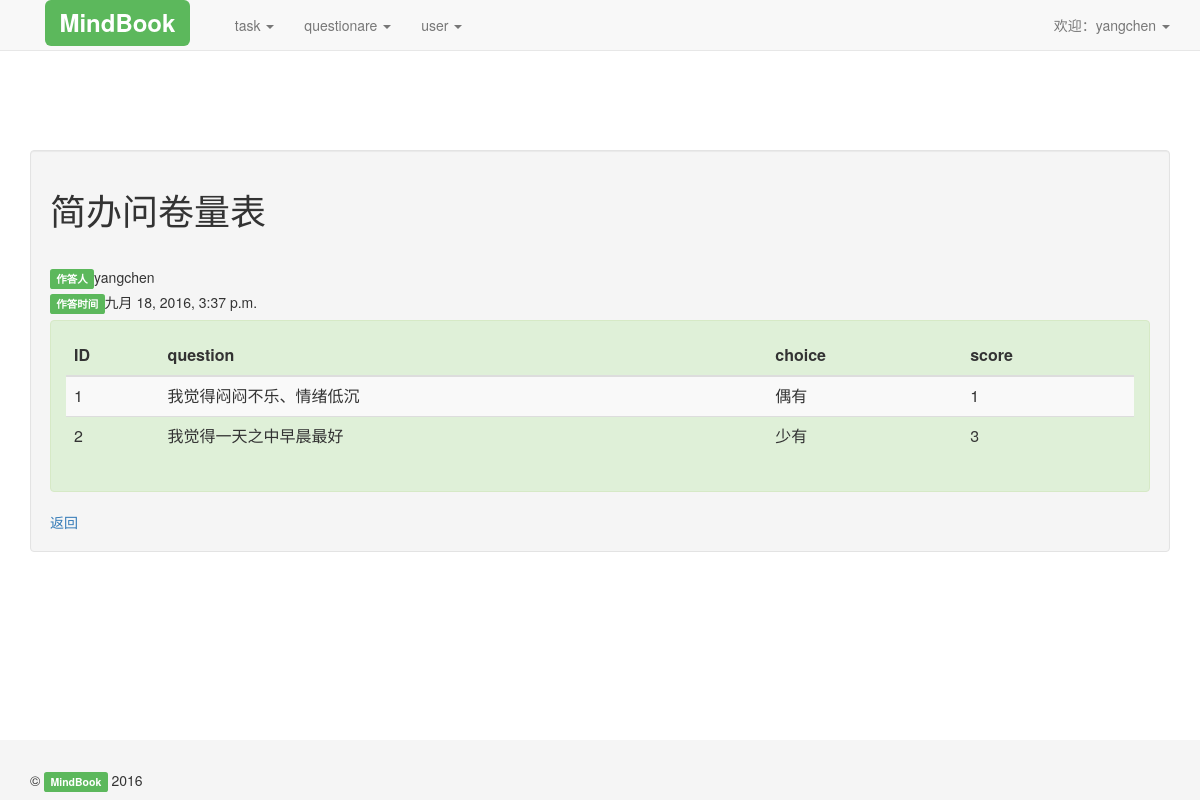
/qq/q_result/2/ (signed in), run on the app's committed database.
### qq/models.py (models this page shows, shortened)
class Questionare(models.Model):
    creater = models.ForeignKey(User)
    title = models.CharField(u'名称*',max_length=2000,blank=False, null=True,)
    desc = models.TextField(u'简介',max_length=2000,blank=True, null=True)
    guidance = models.TextField(u'指导语',max_length=2000,blank=True, null=True)
    item_count = models.CharField(u'题目数',max_length=2000,blank=True, null=True,default = '0')
    sub_count = models.CharField(u'子维度数',max_length=2000,blank=True, null=True,default = '0')
    created_time = models.DateTimeField()
    item_file = models.FileField(u'上传题目*',blank=False,null=True)
    file_name = models.CharField(max_length=2000,blank=True, null=True)
    file_path = models.CharField(max_length=2000,blank=True, null=True)
    topic = models.CharField(max_length=2000,blank=True, null=True)
    file_format = models.CharField(max_length=2000,blank=True, null=True)
    if_stored = models.CharField(max_length=2000,blank=True, null=True,default = 'not')
    if_in_use = models.CharField(max_length=2000,blank=True, null=True,default = 'not')

class QnRecord(models.Model):
    taker_id = models.ForeignKey(User)#被试是从学生外键来的,一对一
    taker_name = models.CharField(max_length=2000,blank=True, null=True)
    taken_time = models.DateTimeField()
    qn_id = models.ForeignKey(Questionare)
    qn_name = models.CharField(max_length=2000,blank=True, null=True)
    qn_score = models.CharField(max_length=2000,blank=True, null=True,default = '')#问卷得分

class QResult(models.Model):
    o_id = models.ForeignKey(Option)#Option
    o_name = models.CharField(max_length=2000,blank=True, null=True)
    o_value = models.CharField(max_length=2000,blank=True, null=True)
    q_id = models.ForeignKey(Question)#大哥是问题Question
    q_order = models.CharField(max_length=2000,blank=True, null=True)
    q_name = models.CharField(max_length=2000,blank=True, null=True)
    qn_id = models.ForeignKey(Questionare)#大哥的大哥是问卷Questionare
    qn_name = models.CharField(max_length=2000,blank=True, null=True)#大哥的大哥
    qnr_id = models.ForeignKey(QnRecord)#QnRecord  #大哥
    taker_id = models.ForeignKey(User)#被试是从学生外键来的,一对一
    taker_name = models.CharField(max_length=2000,blank=True, null=True)
    taken_time = models.DateTimeField()

### qq/views.py (the view)
# urls.py: url(r'q_result/(?P<pp>[0-9]+)/$', 'qq.views.q_result', name='q_result'),
@login_required
def q_result(request,pp):
    generate_user = request.user.username
    user = User.objects.get(username__exact= generate_user)
    if user is not None and user.is_active:
        qn = get_object_or_404(Questionare, pk=pp)
        qqs = Question.objects.filter(qn_id=qn.id)
        qnr = QnRecord.objects.get(Q(qn_id=qn.id), Q(taker_id=user))
        qresult = QResult.objects.filter(qnr_id=qnr)
    return render_to_response('qq/result.html', RequestContext(request,
            {'qn': qn,
            'qqs': qqs,
            'qnr': qnr,
            'qresult': qresult,
            }))

### qq/templates/qq/result.html (shortened to what this page needs)
{% extends 'base.html' %}
{% block content %}
    <div  class="well">
       <h1>{{qn.title}}量表</h1>
        <p>&nbsp;&nbsp;</p>
<h5><span class="label label-success">作答人</span>{{qnr.taker_id}}</h5>
<h5><span class="label label-success">作答时间</span>{{qnr.taken_time}}</h5>
<div  class="alert alert-success">
           <table class="table table-striped">
            <thead>
              <tr>
                <th>ID</th>
                <th>question</th>
                <th>choice</th>
                <th>score</th>
            </tr>
            </thead>
            <tbody>
           {% for qr in qresult %}
           <tr >
                <td>{{qr.q_order}}</td>
                <td>{{qr.q_name}}</td>
                <td>{{qr.o_name}}</td>
                <td>{{qr.o_value}}</td>
            </tr>
            {% endfor %}
             </tbody>
            </table>
  </div>
  <a href="javascript:history.go(-1)"> 返回</a>
    </div>
{% endblock %}

### templates/base.html (shortened to what this page needs)
﻿{% load staticfiles %}
<!DOCTYPE html>
<html lang="zh-CN">
  <head>
    <link href="{% static 'css/bootstrap.min.css' %}" rel="stylesheet">
    <link href="{% static 'css/offcanvas.css' %}" rel="stylesheet">
    <link href="{% static 'css/sticky-footer-navbar.css' %}" rel="stylesheet">
  </head>
  <body>
    <nav class="navbar navbar-default navbar-fixed-top">
      <div class="container">
        <div class="navbar-header">
          <a class="navbar-brand" href="/"><span class="label label-success">MindBook</span></a>
        </div>
        <div id="navbar" class="navbar-collapse collapse">
        {% if user.is_authenticated %}
        <ul class="nav navbar-nav">
            {% if perms.accounts.is_teacher %}
                    <li class="dropdown">
                      <a href="/#" class="dropdown-toggle" data-toggle="dropdown" role="button" aria-haspopup="true" aria-expanded="false">task <span class="caret"></span></a>
                    </li>
                    <li class="dropdown">
                      <a href="/#" class="dropdown-toggle" data-toggle="dropdown" role="button" aria-haspopup="true" aria-expanded="false">questionare <span class="caret"></span></a>
                    </li>
                    <li class="dropdown">
                      <a href="/#" class="dropdown-toggle" data-toggle="dropdown" role="button" aria-haspopup="true" aria-expanded="false">user <span class="caret"></span></a>
                    </li>
            {% endif %}
          </ul>
          <ul class="nav navbar-nav navbar-right">
            <li class="dropdown">
              <a href="/" class="dropdown-toggle" data-toggle="dropdown" role="button" aria-haspopup="true" aria-expanded="false">欢迎：{{user.username}} <span class="caret"></span></a>
            </li>
          </ul>
        {% else %}
          <ul class="nav navbar-nav navbar-right">
            <li ><a href="{% url 'login' %}" > <span class="label label-primary">登录</span></a></li>
            <li > <a href="{% url 'register' %}"  ><span class="label label-primary">注册</span></a></li>
      {% endif %}
        </div>
      </div>
    </nav>
  <div class="container">
{% block content %}
{% endblock %}
    </div>
    <footer class="footer">
      <div class="container">
        © <span class="label label-success">MindBook</span> 2016
      </div>
    </footer>
  </body>
</html>

### accounts/static/css/offcanvas.css (style rules this page uses)
html, body { overflow-x: hidden; }
body { padding-top: 70px; }
footer { padding: 30px 0; }

### accounts/static/css/sticky-footer-navbar.css (style rules this page uses)
html { position: relative; min-height: 100%; }
body { margin-bottom: 60px; }
.footer { position: absolute; bottom: 0; width: 100%; height: 60px; background-color: #f5f5f5; }
body > .container { padding: 60px 15px 0; }
.footer > .container { padding-right: 15px; padding-left: 15px; }

### data on the page
Questionare: title "简办问卷"
QnRecord: taker_id "yangchen", taken_time "九月 18, 2016, 3:37 p.m."
QResult: q_order "1", q_name "我觉得闷闷不乐、情绪低沉", o_name "偶有", o_value "1"
QResult: q_order "2", q_name "我觉得一天之中早晨最好", o_name "少有", o_value "3"

### other printed values
{{ user.username }} "yangchen"
